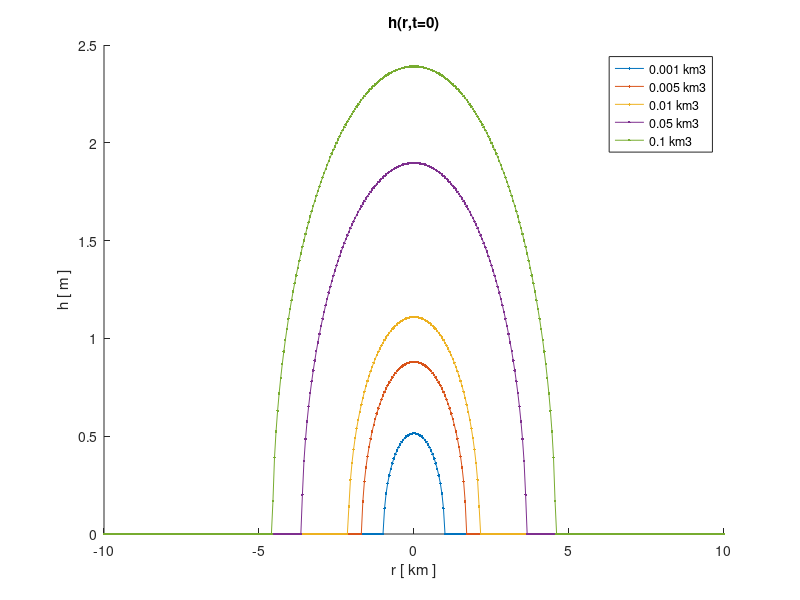

This chart was generated by the following MATLAB code: (Note: this script raises an error after producing the figure.)
%% Idealized blister simulations with derivation from CYL
% LAS 22 March 2021
% LAS 24 April 2021 -- basal slip of 1 m when r<R+1
% LAS 06 March 2023 -- review for sharing with S. Larochelle
% LAS 30 June 2023 -- edits for review, patch center location
clear all; close all;

%% Lai et al 2021 for L1A 2011 values:
alpha = 0.32; % [ ] from Lai 2021
hmax2011 = 1.03; % [ m ] from Lai 2021
Vi_2011 = 0.008*(1000^3); % [ m^3 ] from Lai 2021

%% Volume range for idealized forward experiments
Vi = [0.001, 0.005, 0.01, 0.05, 0.1].*(1e3^3); % [ m^3 ] 
% hmax, R, h from Lai (2021) equations over range in lake volume
hmax = hmax2011.*((Vi./Vi_2011).^(1/3)); % h_max [ m ]
R = sqrt(Vi./(2*pi*alpha.*hmax)); % Radius [ m ]
r = linspace(-10000,10000,401); % r [ m ] 
for i=1:401; h_r(i,:) = hmax.*(sqrt(1-((r(i)./R).^2))); end % [ m ] 
h_r = real(h_r); % h_r [ m ]

%% visualize cavity opening
figure(1); clf
hold on; plot(r./1e3,h_r(:,1),'.-');
plot(r./1e3,h_r(:,2),'.-');
plot(r./1e3,h_r(:,3),'.-');
plot(r./1e3,h_r(:,4),'.-');
plot(r./1e3,h_r(:,5),'.-');
xlabel('r [ km ]'); ylabel('h [ m ]');
legend('0.001 km3','0.005 km3','0.01 km3','0.05 km3','0.1 km3');
title(' h(r,t=0) ' );
% print figure
figurename=sprintf('blister_along_r.png');
print(gcf,'-dpng','-r600',figurename);

%% convert blister opening to NIF input geometry 
% what we would be able to resolve with an equivalent GPS array
load('../forward_okada85/Gsurface500m_strain.mat') % load to get patch locations
patchesB = Gsurface.patchesB;
spacing = (patchesB(1,1)).*1e3 % [ +500 m ] 
half_spacing = spacing./2 % [ +250 m ] 
patches_center(:,1) = (patchesB(:,6).*1e3) + half_spacing; % [ m ] patch extends in -x direction
patches_center(:,2) = (patchesB(:,7).*1e3); % [ m ] y-location already at lower midpoint

% X and Y for h_r
[X,Y]=meshgrid(-1e5:50:1e5); % [ m ]
RR = sqrt(X.^2 + Y.^2); % [ m ]

% opening - interpolate to patch centers from h_r
for i=1:5
        vq1 = interp1(r, h_r(:,i), RR); % interp to R in XY
        vq2 = interp2(X, Y, vq1,patches_center(:,1), patches_center(:,2));
        opening(:,i) = vq2;
end
opening(isnan(opening))=0; 

% slip - set as 1 m slip for all uplift patches 
slip_logical = gt(opening,0); 
slip = double(slip_logical);

%% visualize slip and cavity opening
figure(2); clf;
scatter(patches_center(:,1),patches_center(:,2),10,opening(:,5),'.');
hold on;
scatter(patches_center(:,1),patches_center(:,2),50,slip(:,5),'o');
colorbar;
axis equal
% print figure
figurename=sprintf('blister_open_slip_NIF_geometry.png');
print(gcf,'-dpng','-r600',figurename);

 %% save idealized patch opening and slip for NIF forward calculation
patches_idealized.opening = opening;
patches_idealized.slip = slip;
patches_idealized.patchesB = patchesB;
patches_idealized.patchesB_center = patches_center;
%save patches_idealized.mat patches_idealized